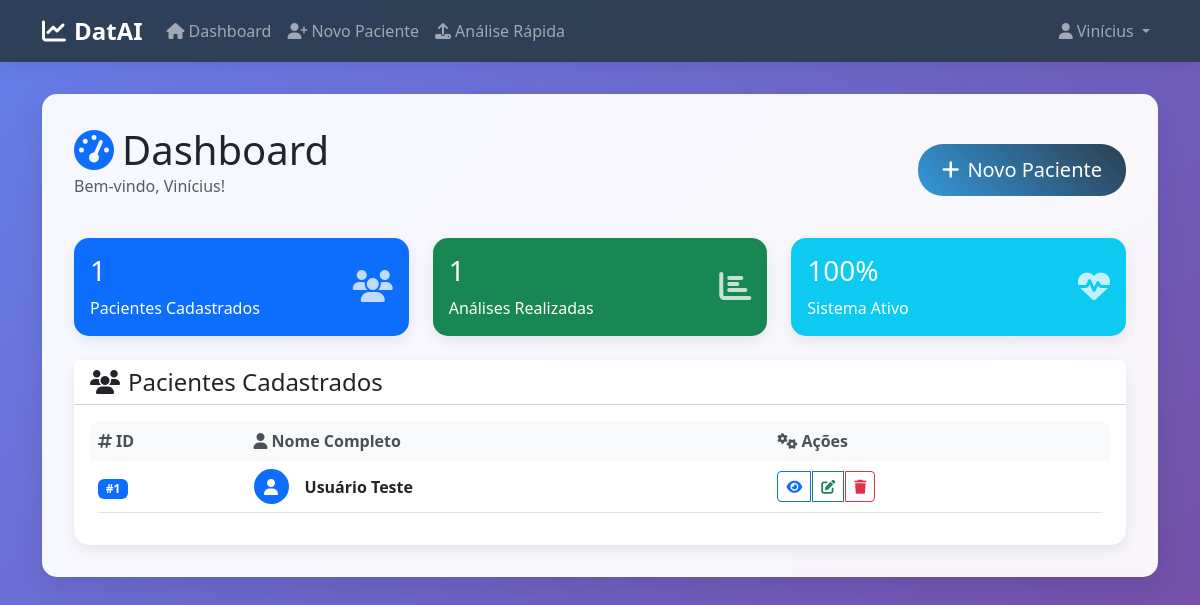
The page / (signed in) on the database its author committed.
### tables this page shows
CREATE TABLE pacientes (
        id INTEGER PRIMARY KEY AUTOINCREMENT,
        nome TEXT NOT NULL,
        sobrenome TEXT,
        sexo TEXT,
        data_nascimento TEXT,
        idade INTEGER,
        documento_url TEXT,
        user_id TEXT,
        FOREIGN KEY (user_id) REFERENCES users (id)
    );

### main.py (the view)
@app.route('/')
def dashboard():
    user_id = get_current_user_id()
    if not user_id:
        return redirect(url_for('login'))
    db = get_db()
    pacientes = db.execute("SELECT id, nome, sobrenome FROM pacientes WHERE user_id = ?", (user_id,)).fetchall()
    return render_template('dashboard.html', pacientes=pacientes)

### main.py (called while the page is built)
def get_db():
    if 'db' not in g:
        g.db = sqlite3.connect(DB_PATH, detect_types=sqlite3.PARSE_DECLTYPES)
        g.db.row_factory = sqlite3.Row
    return g.db

def get_current_user_id():
    return session.get('user_id')

### templates/dashboard.html (shortened to what this page needs)
{% extends "base.html" %}
{% block content %}
<div class="row">
    <div class="col-12">
        <div class="d-flex justify-content-between align-items-center mb-4">
            <div>
                <h1 class="display-6 mb-0">
                    <i class="fas fa-tachometer-alt me-2 text-primary"></i>Dashboard
                </h1>
                <p class="text-muted">Bem-vindo, {{ session.username }}!</p>
            </div>
            <a href="{{ url_for('create_paciente') }}" class="btn btn-primary btn-lg">
                <i class="fas fa-plus me-2"></i>Novo Paciente
            </a>
        </div>
    </div>
</div>
<div class="row mb-4">
    <div class="col-md-4">
        <div class="card bg-primary text-white">
            <div class="card-body">
                <div class="d-flex justify-content-between">
                    <div>
                        <h3 class="card-title">{{ pacientes|length }}</h3>
                        <p class="card-text">Pacientes Cadastrados</p>
                    </div>
                    <div class="align-self-center">
                        <i class="fas fa-users fa-2x opacity-75"></i>
                    </div>
                </div>
            </div>
        </div>
    </div>
    <div class="col-md-4">
        <div class="card bg-success text-white">
            <div class="card-body">
                <div class="d-flex justify-content-between">
                    <div>
                        <h3 class="card-title">{{ pacientes|length }}</h3>
                        <p class="card-text">Análises Realizadas</p>
                    </div>
                    <div class="align-self-center">
                        <i class="fas fa-chart-bar fa-2x opacity-75"></i>
                    </div>
                </div>
            </div>
        </div>
    </div>
    <div class="col-md-4">
        <div class="card bg-info text-white">
            <div class="card-body">
                <div class="d-flex justify-content-between">
                    <div>
                        <h3 class="card-title">100%</h3>
                        <p class="card-text">Sistema Ativo</p>
                    </div>
                    <div class="align-self-center">
                        <i class="fas fa-heartbeat fa-2x opacity-75"></i>
                    </div>
                </div>
            </div>
        </div>
    </div>
</div>
<div class="row">
    <div class="col-12">
        <div class="card">
            <div class="card-header bg-white">
                <h4 class="card-title mb-0">
                    <i class="fas fa-users me-2"></i>Pacientes Cadastrados
                </h4>
            </div>
            <div class="card-body">
                {% if pacientes %}
                <div class="table-responsive">
                    <table class="table table-hover">
                        <thead>
                            <tr>
                                <th><i class="fas fa-hashtag me-1"></i>ID</th>
                                <th><i class="fas fa-user me-1"></i>Nome Completo</th>
                                <th><i class="fas fa-cogs me-1"></i>Ações</th>
                            </tr>
                        </thead>
                        <tbody>
                            {% for paciente in pacientes %}
                            <tr>
                                <td class="align-middle">
                                    <span class="badge bg-primary">#{{ paciente.id }}</span>
                                </td>
                                <td class="align-middle">
                                    <div class="d-flex align-items-center">
                                        <div class="avatar-sm bg-primary rounded-circle d-flex align-items-center justify-content-center me-3">
                                            <i class="fas fa-user text-white"></i>
                                        </div>
                                        <div>
                                            <strong>{{ paciente.nome }} {{ paciente.sobrenome }}</strong>
                                        </div>
                                    </div>
                                </td>
                                <td class="align-middle">
                                    <div class="btn-group" role="group">
                                        <a href="{{ url_for('view_patient', paciente_id=paciente.id) }}"
                                           class="btn btn-sm btn-outline-primary" title="Visualizar Análise">
                                            <i class="fas fa-eye"></i>
                                        </a>
                                        <a href="{{ url_for('edit_patient', paciente_id=paciente.id) }}"
                                           class="btn btn-sm btn-outline-success" title="Editar">
                                            <i class="fas fa-edit"></i>
                                        </a>
                                        <button type="button" class="btn btn-sm btn-outline-danger"
                                                title="Excluir" data-bs-toggle="modal"
                                                data-bs-target="#deleteModal{{ paciente.id }}">
                                            <i class="fas fa-trash"></i>
                                        </button>
                                    </div>
                                </td>
                            </tr>
                            {% endfor %}
                        </tbody>
                    </table>
                </div>
                {% endif %}
            </div>
        </div>
    </div>
</div>
{% endblock %}

### templates/base.html (style rules this page uses)
:root { --primary-color: #2c3e50; --secondary-color: #3498db; --accent-color: #e74c3c; --success-color: #27ae60; --warning-color: #f39c12; --dark-bg: #34495e; }
body { background: linear-gradient(135deg, #667eea 0%, #764ba2 100%); min-height: 100vh; font-family: 'Segoe UI', Tahoma, Geneva, Verdana, sans-serif; }
.btn-primary { background: linear-gradient(45deg, var(--secondary-color), var(--primary-color)); border: none; border-radius: 25px; padding: 0.7rem 1.5rem; transition: all 0.3s ease; }
.card { border: none; border-radius: 15px; box-shadow: 0 5px 15px rgba(0,0,0,0.08); transition: all 0.3s ease; }
.table { border-radius: 10px; overflow: hidden; }
.table th { background: var(--primary-color); color: white; border: none; }

### templates/dashboard.html (style rules this page uses)
.avatar-sm { width: 35px; height: 35px; }
.card-body .table th { border-top: none; font-weight: 600; color: #495057; background: #f8f9fa; }
.btn-group .btn { margin-right: 2px; }
.btn-group .btn:last-child { margin-right: 0; }

### rows shown on the page
pacientes: id "1", nome "Usuário", sobrenome "Teste"

### other values the page prints
{{ session.username }} "Vinícius"
{{ pacientes|length }} "1"
